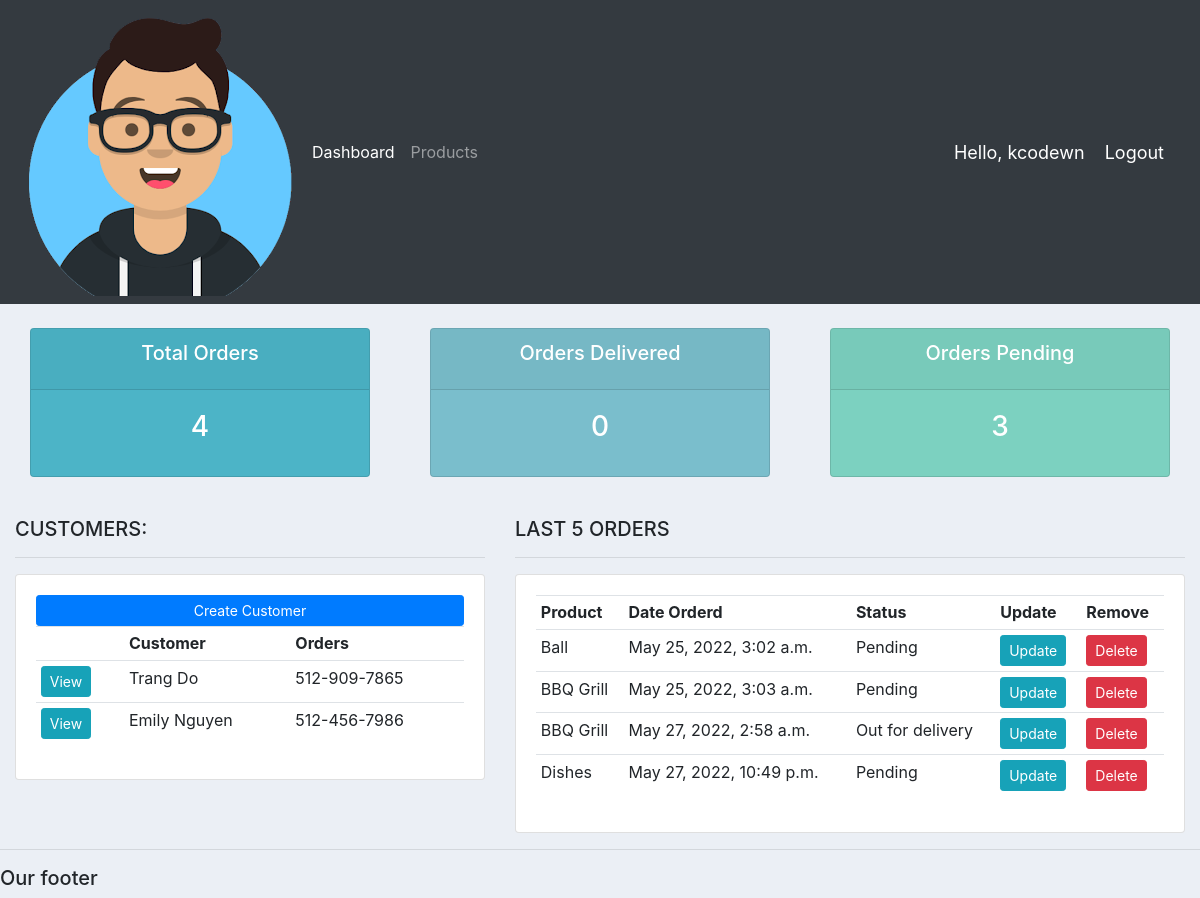
The app's page / (signed in) with its own data.
### accounts/models.py (models this page shows, shortened)
class Customer(models.Model):
	name = models.CharField(max_length=200, null=True)
	phone = models.CharField(max_length=200, null=True)
	email = models.CharField(max_length=200, null=True)
	date_created = models.DateTimeField(auto_now_add=True, null=True)

class Order(models.Model):
	STATUS = (
			('Pending', 'Pending'),
			('Out for delivery', 'Out for delivery'),
			('Delivered', 'Delivered'),
			)
	customer = models.ForeignKey(Customer, null=True, on_delete= models.SET_NULL)
	product = models.ForeignKey(Product, null=True, on_delete= models.SET_NULL)
	date_created = models.DateTimeField(auto_now_add=True, null=True)
	status = models.CharField(max_length=200, null=True, choices=STATUS)
	note = models.CharField(max_length=10000, null=True)

class Product(models.Model):
	CATEGORY = (
			('Indoor', 'Indoor'),
			('Out Door', 'Out Door'),
			)
	name = models.CharField(max_length=200, null=True)
	price = models.FloatField(null=True)
	category = models.CharField(max_length=200, null=True, choices=CATEGORY)
	description = models.CharField(max_length=200, null=True, blank=True)
	date_created = models.DateTimeField(auto_now_add=True, null=True)
	tags = models.ManyToManyField(Tag)
	def __str__(self):
		return self.name

### accounts/views.py (the view)
# urls.py: path('', views.home, name= 'home'),
@login_required(login_url='login')
def home(request):
	orders = Order.objects.all()
	customers = Customer.objects.all()
	total_customers = customers.count()
	total_orders = orders.count()
	delivered = orders.filter(status='Delivered').count()
	pending = orders.filter(status='Pending').count()
	context = {'orders':orders, 'customers':customers,
	'total_orders':total_orders,'delivered':delivered,
	'pending':pending }
	return render(request, 'accounts/dashboard.html', context)

### accounts/templates/accounts/dashboard.html
{%  extends 'accounts/main.html' %}
{% block content %}
{%  include 'accounts/status.html' %}
<br>
<div class="row">
	<div class="col-md-5">
		<h5>CUSTOMERS:</h5>
		<hr>
		<div class="card card-body">
			<a class="btn btn-primary  btn-sm btn-block" href="">Create Customer</a>
			<table class="table table-sm">
				<tr>
					<th></th>
					<th>Customer</th>
					<th>Orders</th>
				</tr>
				{% for customer in customers %}
					<tr>
						<td><a class="btn btn-sm btn-info" href="{% url 'customer' customer.id %}">View</a></td>
						<td>{{customer.name}}</td>
						<td>{{customer.phone}}</td>
					</tr>
				{% endfor %}
			</table>
		</div>
	</div>
	<div class="col-md-7">
		<h5>LAST 5 ORDERS</h5>
		<hr>
		<div class="card card-body">
			<table class="table table-sm">
				<tr>
					<th>Product</th>
					<th>Date Orderd</th>
					<th>Status</th>
					<th>Update</th>
					<th>Remove</th>
				</tr>
				{% for order in orders %}
					<tr>
						<td>{{order.product}}</td>
						<td>{{order.date_created}}</td>
						<td>{{order.status}}</td>
						<td><a class="btn btn-sm btn-info" href="{% url 'update_order' order.id %}"> Update</td>
						<td><a class="btn btn-sm btn-danger" href="{% url 'delete_order' order.id %}"> Delete</td>
					</tr>
				{% endfor %}
			</table>
		</div>
	</div>
</div>
{% endblock %}

### accounts/templates/accounts/navbar.html (shortened to what this page needs)
{% load static %}
<nav class="navbar navbar-expand-lg navbar-dark bg-dark">
 <img src="{% static 'images/logo.png' %}">
  <div class="collapse navbar-collapse" id="navbarNav">
    <ul class="navbar-nav">
      <li class="nav-item active">
        <a class="nav-link" href="{% url 'home' %}">Dashboard</a>
      </li>
      <li class="nav-item">
        <a class="nav-link" href="{% url 'products' %}">Products</a>
      </li>
    </ul>
  </div>
  <span class="hello-msg">Hello, {{request.user}}</span>
  <span ><a  class="hello-msg" href="{% url 'logout' %}">Logout</a></span>
</nav>

### static/css/main.css (style rules this page uses)
body { background-color: #ebeff5; }

### accounts/templates/accounts/navbar.html (style rules this page uses)
.hello-msg { font-size: 18px; color: #fff; margin-right: 20px; }

### records on screen
Customer: name "Trang Do", phone "512-909-7865"
Customer: name "Emily Nguyen", phone "512-456-7986"
Order: product "Ball", date_created "May 25, 2022, 3:02 a.m.", status "Pending"
Order: product "BBQ Grill", date_created "May 25, 2022, 3:03 a.m.", status "Pending"
Order: product "BBQ Grill", date_created "May 27, 2022, 2:58 a.m.", status "Out for delivery"
Order: product "Dishes", date_created "May 27, 2022, 10:49 p.m.", status "Pending"

### other values on screen
{{ request.user }} "kcodewn"
{{ total_orders }} "4"
{{ delivered }} "0"
{{ pending }} "3"
